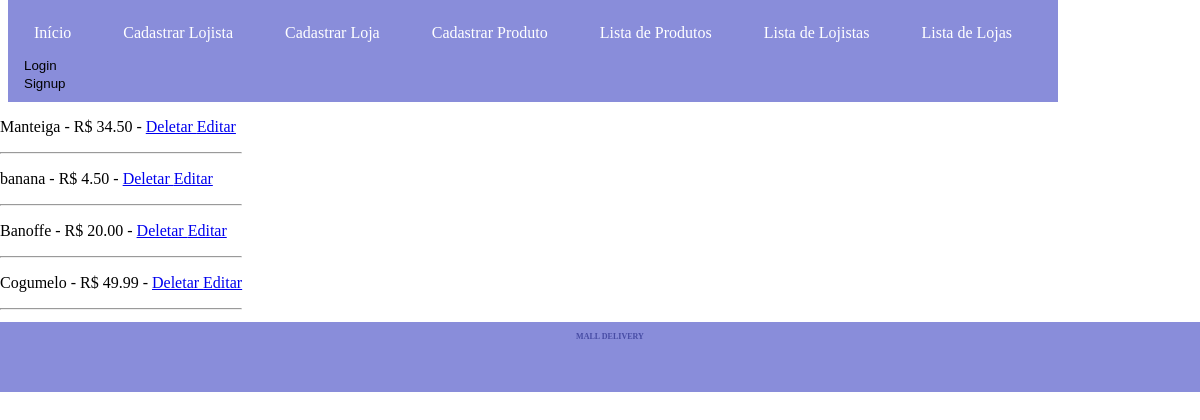
The page /lista_produtos/ on the database as committed earlier.
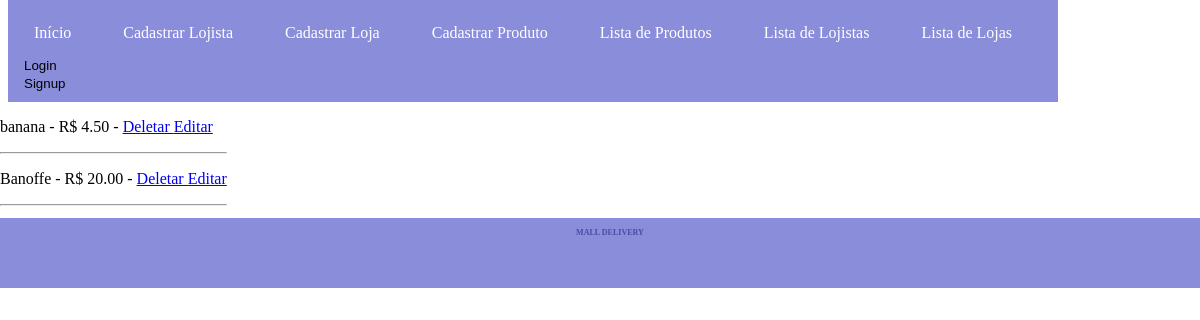
The same page on the database as committed later.
### app_mall/models.py (models this page shows, shortened)
class Produto(models.Model):
    nome = models.CharField(max_length=255)
    descricao = models.TextField(blank=True, null=True)
    preco = models.DecimalField(max_digits=10, decimal_places=2)
    estoque = models.PositiveIntegerField()
    categoria = models.CharField(max_length=100)
    loja = models.ForeignKey(Loja, related_name='loja', on_delete=models.CASCADE)

### app_mall/views.py (the view)
# urls.py: path('lista_produtos/', views.ProdutoList.as_view(), name='lista_produtos'),
class ProdutoList(ListView):
    model = Produto
    template_name = "lista_produtos.html"
    context_object_name = 'produtos'

### app_mall/templates/lista_produtos.html
{% extends "base.html" %}
{% block content %}
{% for produto in object_list %}
<p>{{ produto.nome }} - R$ {{ produto.preco }} - <a href="{% url 'deletar_produto' produto.pk %}"> Deletar </a>
    <a href="{% url 'update_produto' produto.pk %}">Editar</a> </p>
<hr>
{% endfor %}
{% endblock %}

Rows that differ between the two databases and show on the page:
removed Produto: nome "Manteiga", preco "34.50"
removed Produto: nome "Cogumelo", preco "49.99"
